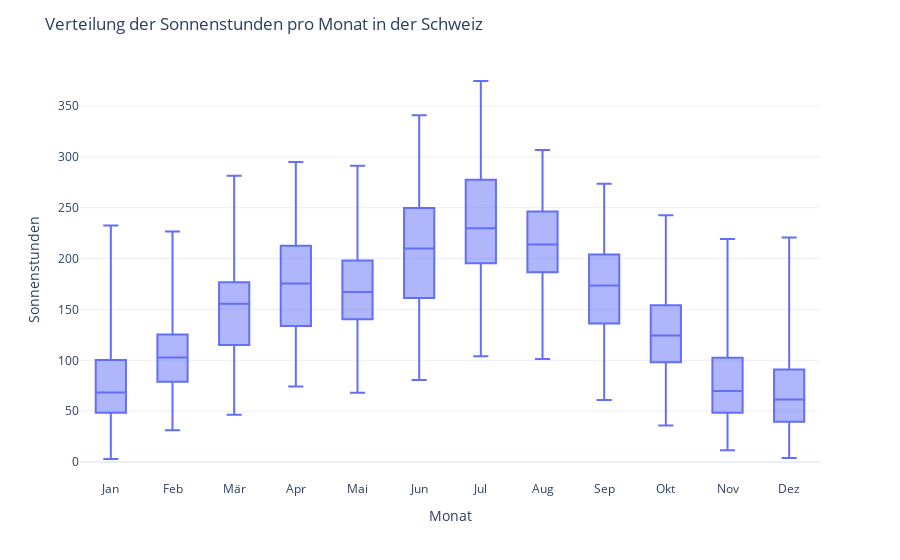

Notebook cell for this chart:
### Code cell
# Interaktiver Boxplot mit Plotly ohne Punkte
fig_box = px.box(data, x='month', y='sunhours', points=False, labels={'month': 'Monat', 'sunhours': 'Sonnenstunden'})
fig_box.update_layout(
    title='Verteilung der Sonnenstunden pro Monat in der Schweiz',
    xaxis=dict(tickmode='array', tickvals=list(range(1, 13)), ticktext=month_names),
    template='plotly_white'
)

fig_box.show()

fig_box.write_html('docs\\assets\\diagramme\\sunhours_distribution_per_month.html')

### Figure 1 — Plotly figure (JSON) as saved in the notebook; plotly's stock layout.template omitted (floating-point values rounded to 4 significant figures; data arrays with more than 128 entries replaced by an {"elided": "..."} marker saying what was removed)
{"data": [{"alignmentgroup": "True", "boxpoints": false, "hovertemplate": "Monat=%{x}<br>Sonnenstunden=%{y}<extra></extra>", "legendgroup": "", "marker": {"color": "#636efa"}, "name": "", "notched": false, "offsetgroup": "", "orientation": "v", "showlegend": false, "type": "box", "x": {"elided": "13223 int values"}, "x0": " ", "xaxis": "x", "y": {"elided": "13223 float values"}, "y0": " ", "yaxis": "y"}], "layout": {"boxmode": "group", "legend": {"tracegroupgap": 0}, "margin": {"t": 60}, "title": {"text": "Verteilung der Sonnenstunden pro Monat in der Schweiz"}, "xaxis": {"anchor": "y", "domain": [0, 1], "tickmode": "array", "ticktext": ["Jan", "Feb", "Mär", "Apr", "Mai", "Jun", "Jul", "Aug", "Sep", "Okt", "Nov", "Dez"], "tickvals": [1, 2, 3, 4, 5, 6, 7, 8, 9, 10, 11, 12], "title": {"text": "Monat"}}, "yaxis": {"anchor": "x", "domain": [0, 1], "title": {"text": "Sonnenstunden"}}}}
